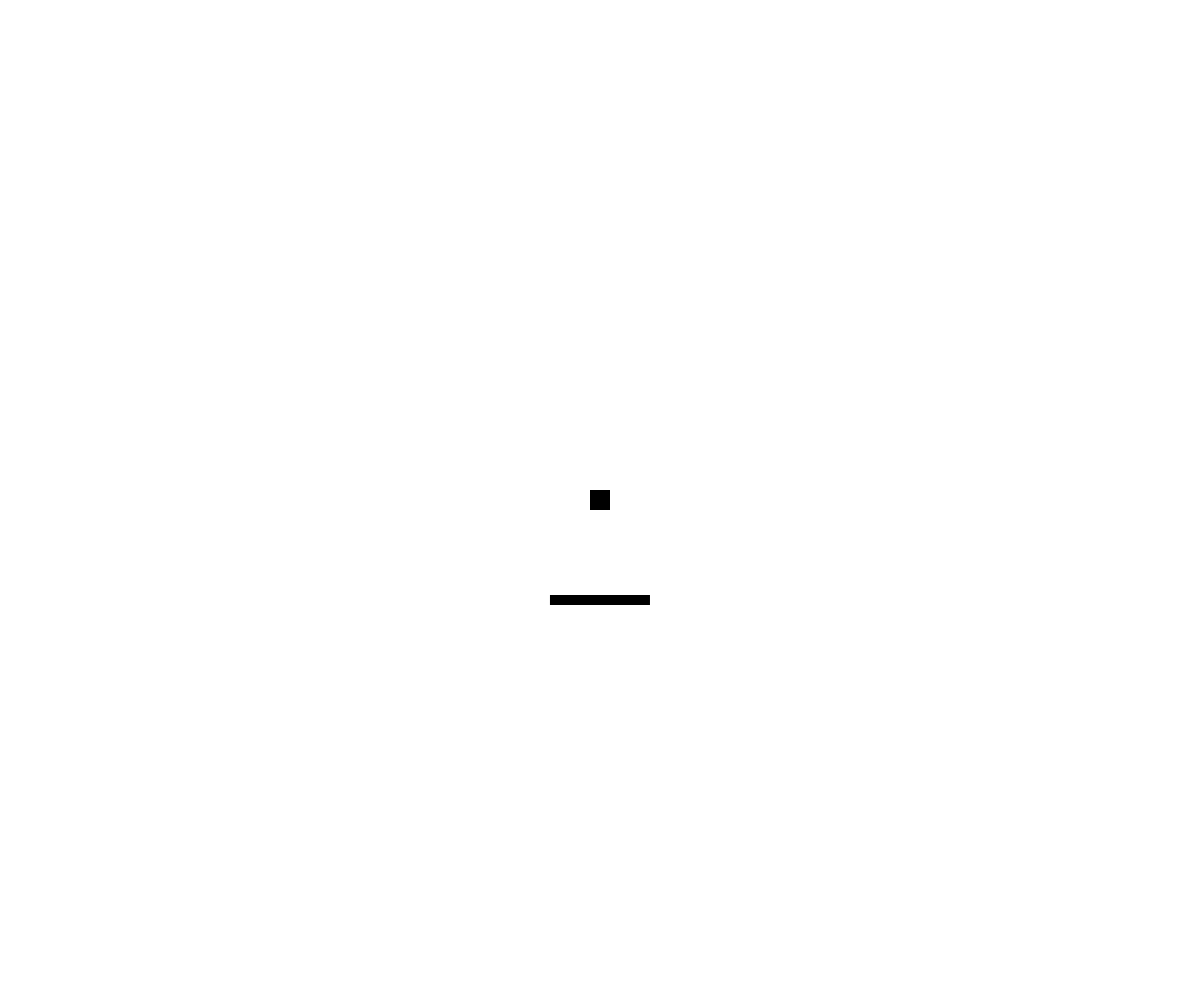
Frame 1 (no input)
Frame 60 (no input): identical to frame 1, image omitted
Frame 120 (the mouse pressed at the canvas centre since frame 60): identical to frame 1, image omitted

The p5.js sketch that drew this single still picture (run headless with seeded random() and noise() and a simulated clock; from frame 60 on, the mouse is pressed at the canvas centre):

// p5.js sketch
// ── sketch.js
/*
Taller audiovisual y multimedia II
Jose Santorcuato
*/



function setup() {
  createCanvas(innerWidth,innerHeight);
  angleMode(DEGREES);



}

function draw() {
  background(255);
  strokeWeight(10);  

  var velo = millis();

  push();

  translate(width/2,height/2);
  rectMode(CENTER);
  fill(255);
  rect(0,0,10,10); 
  smooth(10);
  fill(189,147,74);
  rotate(radians(1));
  //rect(0,0,100,0);// rota sobre su eje, coordenadas 0,0 y rectmodeCenter
  //rect(50,0,100,0);// lo corre 50 pixeles hacia afuera
  //rect(0,50,100,0);// lo corre hacia la tangente
  //rect(-100,0,100,0)//construye hacia la izquierda
  //rect(100,0,100,0)//construye hacia la derecha
  //rect(0,-100,100,0)//construye hacia arriba
  rect(0,100,100,0)//construye hacia abajo

  pop();  

}
